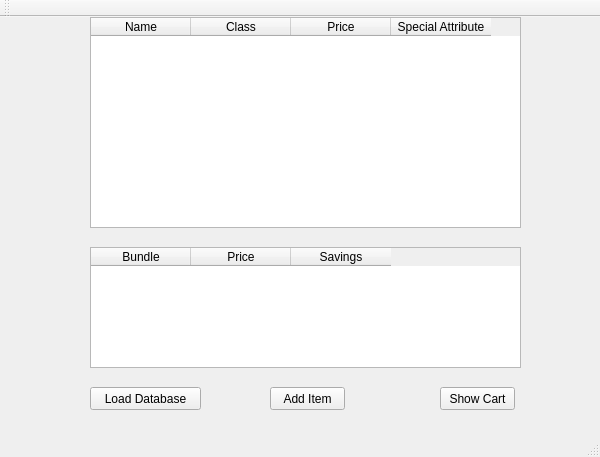
<?xml version="1.0" encoding="UTF-8"?>
<ui version="4.0">
 <class>MainWindow</class>
 <widget class="QMainWindow" name="MainWindow">
  <property name="geometry">
   <rect>
    <x>0</x>
    <y>0</y>
    <width>600</width>
    <height>457</height>
   </rect>
  </property>
  <property name="windowTitle">
   <string>MainWindow</string>
  </property>
  <widget class="QWidget" name="centralWidget">
   <widget class="NewTableWidget" name="tableWidget">
    <property name="geometry">
     <rect>
      <x>90</x>
      <y>0</y>
      <width>431</width>
      <height>211</height>
     </rect>
    </property>
    <column>
     <property name="text">
      <string>Name</string>
     </property>
    </column>
    <column>
     <property name="text">
      <string>Class</string>
     </property>
    </column>
    <column>
     <property name="text">
      <string>Price</string>
     </property>
    </column>
    <column>
     <property name="text">
      <string>Special Attribute</string>
     </property>
    </column>
   </widget>
   <widget class="QPushButton" name="loadButton">
    <property name="geometry">
     <rect>
      <x>90</x>
      <y>370</y>
      <width>111</width>
      <height>23</height>
     </rect>
    </property>
    <property name="text">
     <string>Load Database</string>
    </property>
   </widget>
   <widget class="NewTableWidget" name="tableWidget_2">
    <property name="geometry">
     <rect>
      <x>90</x>
      <y>230</y>
      <width>431</width>
      <height>121</height>
     </rect>
    </property>
    <column>
     <property name="text">
      <string>Bundle</string>
     </property>
    </column>
    <column>
     <property name="text">
      <string>Price</string>
     </property>
    </column>
    <column>
     <property name="text">
      <string>Savings</string>
     </property>
    </column>
   </widget>
   <widget class="QPushButton" name="addButton">
    <property name="geometry">
     <rect>
      <x>270</x>
      <y>370</y>
      <width>75</width>
      <height>23</height>
     </rect>
    </property>
    <property name="text">
     <string>Add Item</string>
    </property>
   </widget>
   <widget class="QPushButton" name="showButton">
    <property name="geometry">
     <rect>
      <x>440</x>
      <y>370</y>
      <width>75</width>
      <height>23</height>
     </rect>
    </property>
    <property name="text">
     <string>Show Cart</string>
    </property>
   </widget>
  </widget>
  <widget class="QMenuBar" name="menuBar">
   <property name="geometry">
    <rect>
     <x>0</x>
     <y>0</y>
     <width>600</width>
     <height>21</height>
    </rect>
   </property>
  </widget>
  <widget class="QToolBar" name="mainToolBar">
   <attribute name="toolBarArea">
    <enum>TopToolBarArea</enum>
   </attribute>
   <attribute name="toolBarBreak">
    <bool>false</bool>
   </attribute>
  </widget>
  <widget class="QStatusBar" name="statusBar"/>
 </widget>
 <layoutdefault spacing="6" margin="11"/>
 <customwidgets>
  <customwidget>
   <class>NewTableWidget</class>
   <extends>QTableWidget</extends>
   <header location="global">newtablewidget.h</header>
  </customwidget>
 </customwidgets>
 <resources/>
 <connections/>
</ui>
